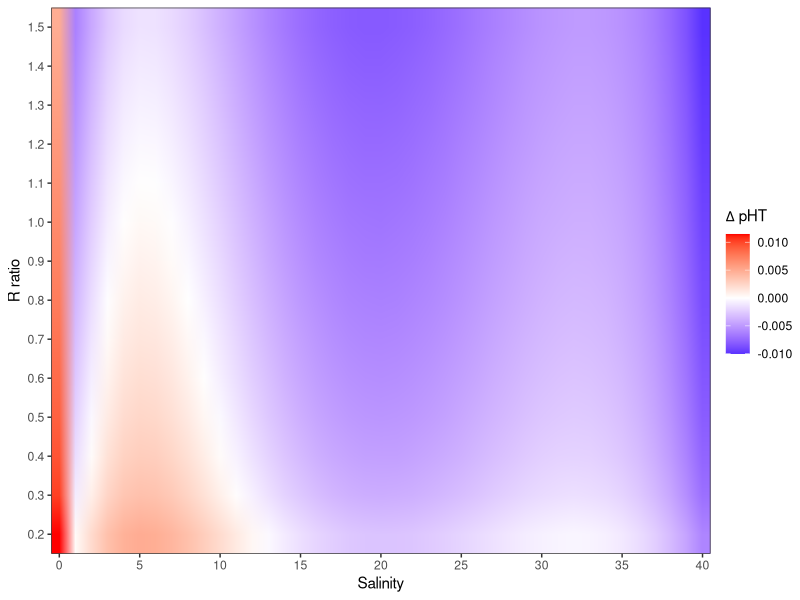
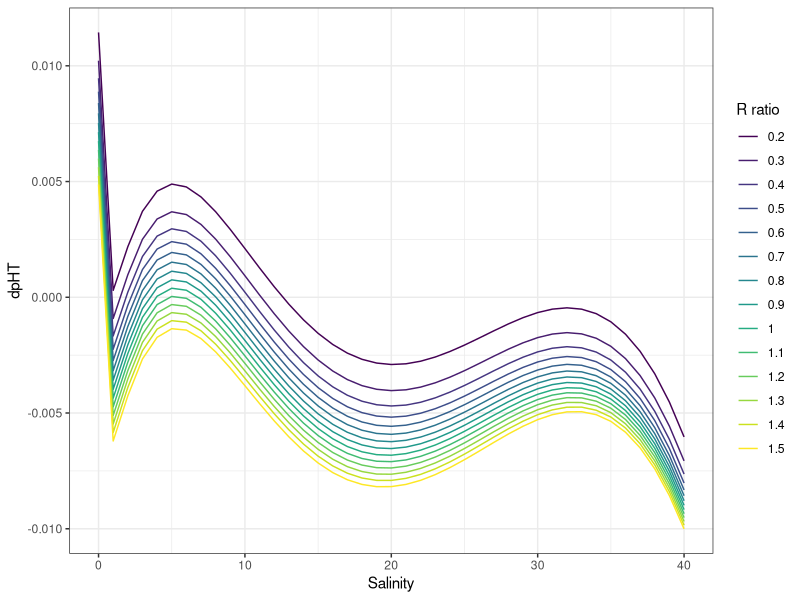
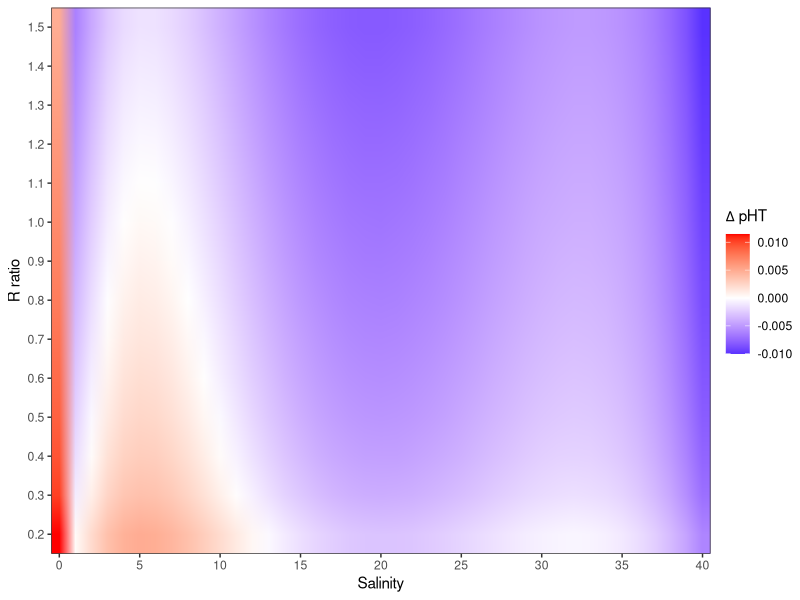
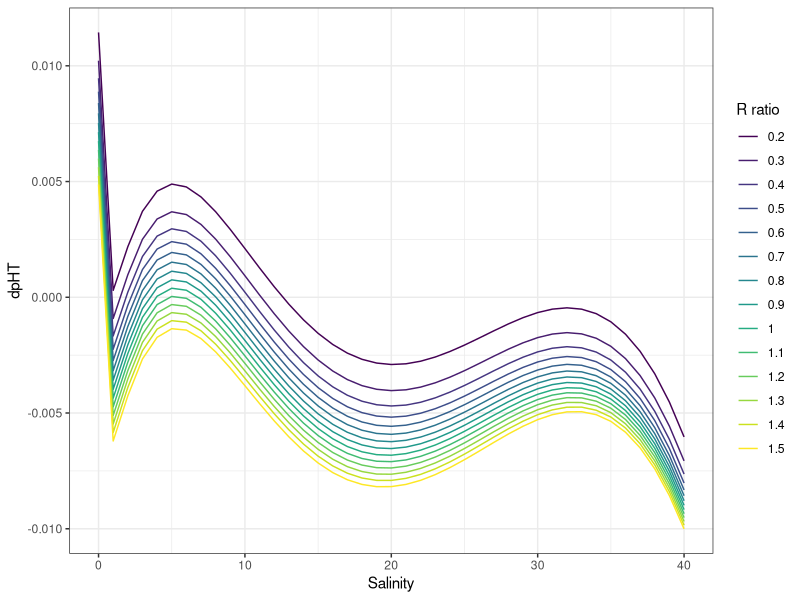

The R script that drew these images, in order:
library(data.table)
library(tidyverse)
library(ggplot2)

#### Definitions of equations to calculate pH from measured
#### Salinity (Sal), Temperature in K (Tem) and mCP absorption ratio (Rspec = A434/A578)

#### Mosley et al. 2004

pHT.Mosley <- function(Sal, Tem, Rspec,
                      e1 = 0.00691, e2 = 2.222, e3 = 0.1331) {
  (1245.69/Tem) + 4.4572353 - (0.3238*(Sal^0.5)) + (0.0807*Sal) - (0.01157*(Sal^1.5)) + (0.000694*(Sal^2)) +
    log10( (Rspec-e1) / (e2-Rspec*e3) ) 
  }


#### Mueller and Rehder (2018)

pHT.Mueller <- function(Sal, Tem, Rspec){
  
  #first set of coefficients defines pK2e2 = f(Sal, Tem)
  
    1.08071477e+03                      -
    1.35394946e-01  *Sal^0.5            -   
    1.98063716e+02  *Sal^1.5            +
    6.31924397e+01  *Sal^2              -
    5.18141866e+00  *Sal^2.5            -
    2.66457425e+04  *Tem^-1             +
    5.08796578e+03  *Sal^1.5 * Tem^-1   -
    1.62454827e+03  *Sal^2 * Tem^-1     +
    1.33276788e+02  *Sal^2.5 * Tem^-1   -
    1.89671212e+02  *log(Tem)           +
    3.49038762e+01  *Sal^1.5 * log(Tem) -
    1.11336508e+01  *Sal^2 * log(Tem)   +
    9.12761930e-01  *Sal^2.5 * log(Tem) +
    3.27430677e-01  *Tem              -
    7.51448528e-04  *Sal^0.5 * Tem      +
    3.94838229e-04  *Sal * Tem          -
    6.00237876e-02  *Sal^1.5 * Tem      +
    1.90997693e-02  *Sal^2 * Tem        -
    1.56396488e-03  *Sal^2.5 * Tem      +
    
  #second set of coefficients includes the definition of mCP absorptivity ratios e1 and e3/e3
  #as determined by Liu et al. (2011) and defines the log-term calculation 
    
    
    log10(
      (Rspec -
         (-0.007762 + 4.5174e-5*Tem)) /
        (1 - (Rspec *  (- 0.020813 + 2.60262e-4*Tem + 1.0436e-4*(Sal-35))))
    )
}


#### create data frame with a range of combined theoretical Sal and Rspec values and
#### calculate pHT values incl. deviations according to Mosley and Mueller 

df <- data.table(expand.grid(
  Sal = seq(0,40,1),
  Tem = 298.15,
  RSpec = seq(0.2,1.5,0.1)
))



df <- df %>% 
  mutate(pHT.Mueller = pHT.Mueller(Sal, Tem, RSpec)) %>% 
  mutate(pHT.Mosley = pHT.Mosley(Sal, Tem, RSpec)) %>% 
  mutate(dpHT = pHT.Mueller - pHT.Mosley) 


#### plot results and write data file

df %>% 
ggplot(aes(Sal, RSpec, fill=dpHT, col="grey50"))+
  geom_raster(interpolate = TRUE)+
  scale_fill_gradient2(low = "blue", high = "red", mid="white", name=expression(Delta~pHT))+
  labs(x="Salinity", y="R ratio")+
  scale_x_continuous(expand = c(0,0), breaks = seq(0,40,5))+
  scale_y_continuous(expand = c(0,0), breaks = seq(0,5,0.1))+
  theme_test()
ggsave("dpH_Mueller_Mosley_Hovmoeller.jpg")

df %>% 
  ggplot(aes(Sal, dpHT, col=as.factor(RSpec))) +
  geom_line()+
  scale_color_viridis_d(name="R ratio")+
  labs(x="Salinity", name=expression(Delta~pHT))+
  theme_bw()
ggsave("dpH_Mueller_Mosley_linegraph.jpg")






